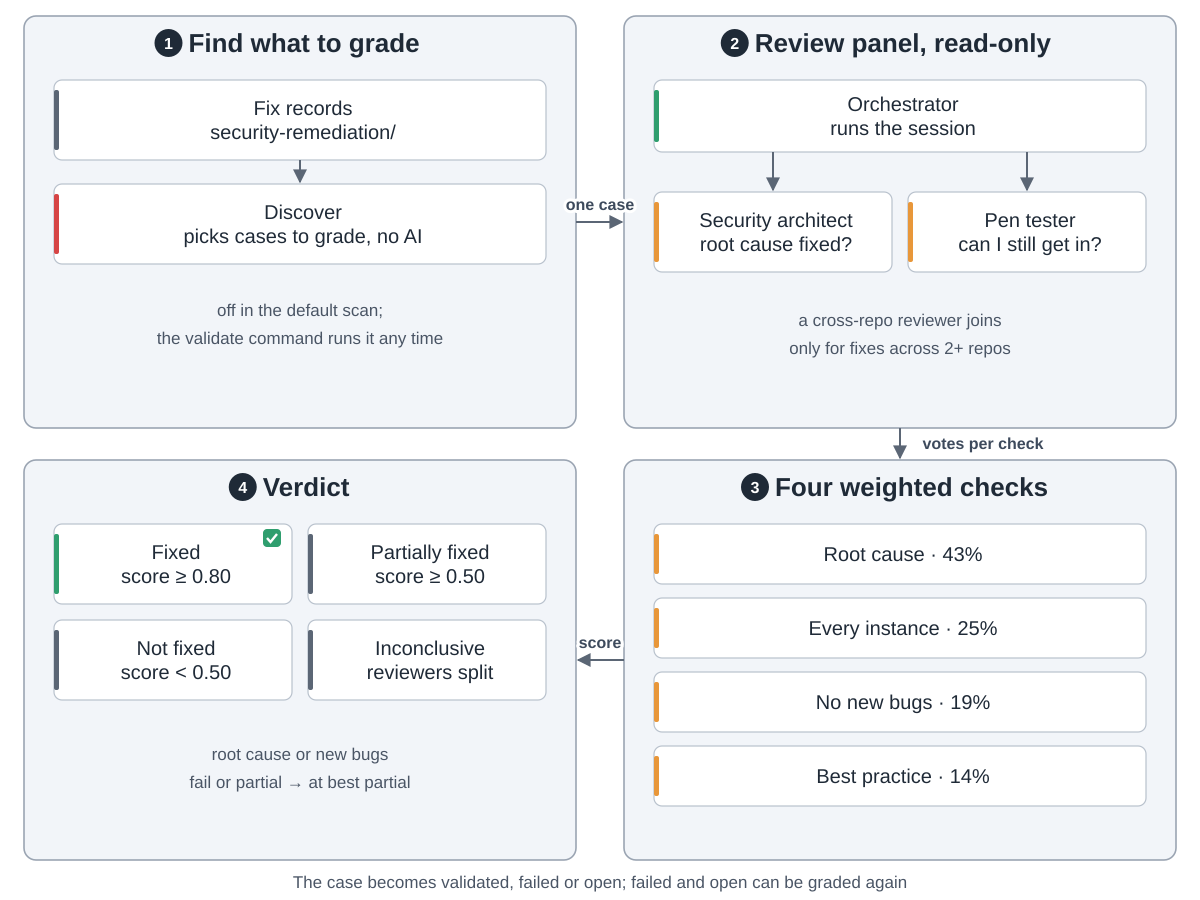

Reproduce this figure in Python.
"""VVAH phase 4b: grade the fix (S11, validate).  Drawn from the community fork
maximalfocus/visa-vulnerability-agentic-harness (docs/validation.md,
vvaharness/validation/constants/scoring.py for the weights, commit 1c292e3).  Run: python3 grade.py

Snake order: 1 find what to grade (top left) -> 2 review panel (top right) -> 3 four weighted
checks (bottom right) -> 4 verdict (bottom left)."""
import sys
from pathlib import Path

sys.path.insert(0, str(Path(__file__).resolve().parents[2] / "tools"))
from archdiagram import Diagram  # noqa: E402

L, R, W = 24, 624, 552
T1, H1 = 16, 412
T2, H2 = 460, 400


def col(x, top, cards, h=72, gap=24, arrows=True):
    """One column of wide cards, top to bottom, optionally joined by arrows."""
    for i, (lbl, kind) in enumerate(cards):
        y = top + 64 + i * (h + gap)
        d.card(x + 30, y, lbl, kind, w=492, h=h)
        if arrows and i:
            d.arrow(f"M{x + W / 2} {y - gap}V{y - 2}")


def grid(x, top, cards, h=80, gap=16, y0=64):
    """Two columns of cards, filled row by row."""
    for i, (lbl, kind) in enumerate(cards):
        d.card(x + 30 + (i % 2) * 254, top + y0 + (i // 2) * (h + gap), lbl, kind, w=238, h=h)


def handoffs(a, b, c, ya=T1 + 206, yc=T2 + 200):
    """Arrows between the four groups in snake order, with what each one carries."""
    if a:
        d.arrow(f"M{L + W} {ya}H{R - 2}", label=a, at=(600, ya - 12))
    if b:
        d.arrow(f"M{R + W / 2} {T1 + H1}V{T2 - 2}", label=b, at=(R + W / 2 + 14 + len(b) * 4.6, T1 + H1 + 21))
    if c:
        d.arrow(f"M{R} {yc}H{L + W + 2}", label=c, at=(600, yc - 12))

d = Diagram("VVAH phase 4b: grade the fix",
            "1 Find what to grade: fix records under security-remediation/; a discover step with no AI picks the "
            "cases still to grade. It is off in the default scan; the validate command runs it any time. "
            "2 Review panel, read-only: an orchestrator runs the session, a security architect asks whether the "
            "root cause is fixed, and a penetration tester tries to get around the fix. A cross-repo reviewer "
            "joins only for fixes that span 2 or more repos. "
            "3 Four weighted checks: root cause 43 percent, every instance 25, no new bugs 19, best practice 14. "
            "4 Verdict: fixed at a score of 0.80 or more, partially fixed at 0.50 or more, not fixed below 0.50, "
            "or inconclusive when the reviewers split. If root cause or no new bugs fails or is only partial, the best "
            "result is partially fixed. The case becomes validated, failed or open.")

d.group(L, T1, W, H1, "Find what to grade", 1)
col(L, T1, [("Fix records|security-remediation/", "data"),
            ("Discover|picks cases to grade, no AI", "review")], h=80)
d.note(L + W / 2, T1 + 300, "off in the default scan;")
d.note(L + W / 2, T1 + 328, "the validate command runs it any time")

d.group(R, T1, W, H1, "Review panel, read-only", 2)
d.card(R + 30, T1 + 64, "Orchestrator|runs the session", "plan", w=492, h=72)
d.card(R + 30, T1 + 176, "Security architect|root cause fixed?", "critic", w=238, h=80)
d.card(R + 284, T1 + 176, "Pen tester|can I still get in?", "critic", w=238, h=80)
d.arrow(f"M{R + 149} {T1 + 136}V{T1 + 174}")
d.arrow(f"M{R + 403} {T1 + 136}V{T1 + 174}")
d.note(R + W / 2, T1 + 310, "a cross-repo reviewer joins")
d.note(R + W / 2, T1 + 338, "only for fixes across 2+ repos")

d.group(R, T2, W, H2, "Four weighted checks", 3)
col(R, T2, [("Root cause · 43%", "critic"), ("Every instance · 25%", "critic"),
            ("No new bugs · 19%", "critic"), ("Best practice · 14%", "critic")], h=60, gap=14, arrows=False)

d.group(L, T2, W, H2, "Verdict", 4)
grid(L, T2, [("Fixed|score ≥ 0.80", "plan"), ("Partially fixed|score ≥ 0.50", "data"),
             ("Not fixed|score < 0.50", "data"), ("Inconclusive|reviewers split", "data")])
d.ok(L + 248, T2 + 78)
d.note(L + W / 2, T2 + 300, "root cause or new bugs")
d.note(L + W / 2, T2 + 328, "fail or partial → at best partial")

handoffs("one case", "votes per check", "score")
d.note(600, 888, "The case becomes validated, failed or open; failed and open can be graded again")
d.save(Path(__file__).with_name("grade.svg"))
